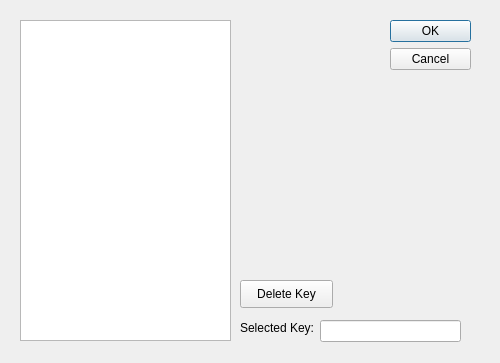
<?xml version="1.0" encoding="UTF-8"?>
<ui version="4.0">
 <class>Dialog</class>
 <widget class="QDialog" name="Dialog">
  <property name="geometry">
   <rect>
    <x>0</x>
    <y>0</y>
    <width>500</width>
    <height>363</height>
   </rect>
  </property>
  <property name="windowTitle">
   <string>Select Key</string>
  </property>
  <widget class="QDialogButtonBox" name="buttonBox">
   <property name="geometry">
    <rect>
     <x>390</x>
     <y>20</y>
     <width>81</width>
     <height>241</height>
    </rect>
   </property>
   <property name="orientation">
    <enum>Qt::Vertical</enum>
   </property>
   <property name="standardButtons">
    <set>QDialogButtonBox::Cancel|QDialogButtonBox::Ok</set>
   </property>
  </widget>
  <widget class="QListWidget" name="KeyListWidget">
   <property name="geometry">
    <rect>
     <x>20</x>
     <y>20</y>
     <width>211</width>
     <height>321</height>
    </rect>
   </property>
  </widget>
  <widget class="QLabel" name="label">
   <property name="geometry">
    <rect>
     <x>240</x>
     <y>320</y>
     <width>91</width>
     <height>16</height>
    </rect>
   </property>
   <property name="text">
    <string>Selected Key:</string>
   </property>
  </widget>
  <widget class="QLineEdit" name="KeyLineEdit">
   <property name="geometry">
    <rect>
     <x>320</x>
     <y>320</y>
     <width>141</width>
     <height>22</height>
    </rect>
   </property>
   <property name="maxLength">
    <number>14</number>
   </property>
   <property name="readOnly">
    <bool>true</bool>
   </property>
  </widget>
  <widget class="QPushButton" name="DeleteKeyButton">
   <property name="geometry">
    <rect>
     <x>240</x>
     <y>280</y>
     <width>93</width>
     <height>28</height>
    </rect>
   </property>
   <property name="text">
    <string>Delete Key</string>
   </property>
  </widget>
 </widget>
 <resources/>
 <connections>
  <connection>
   <sender>buttonBox</sender>
   <signal>accepted()</signal>
   <receiver>Dialog</receiver>
   <slot>accept()</slot>
   <hints>
    <hint type="sourcelabel">
     <x>248</x>
     <y>254</y>
    </hint>
    <hint type="destinationlabel">
     <x>157</x>
     <y>274</y>
    </hint>
   </hints>
  </connection>
  <connection>
   <sender>buttonBox</sender>
   <signal>rejected()</signal>
   <receiver>Dialog</receiver>
   <slot>reject()</slot>
   <hints>
    <hint type="sourcelabel">
     <x>316</x>
     <y>260</y>
    </hint>
    <hint type="destinationlabel">
     <x>286</x>
     <y>274</y>
    </hint>
   </hints>
  </connection>
 </connections>
</ui>
